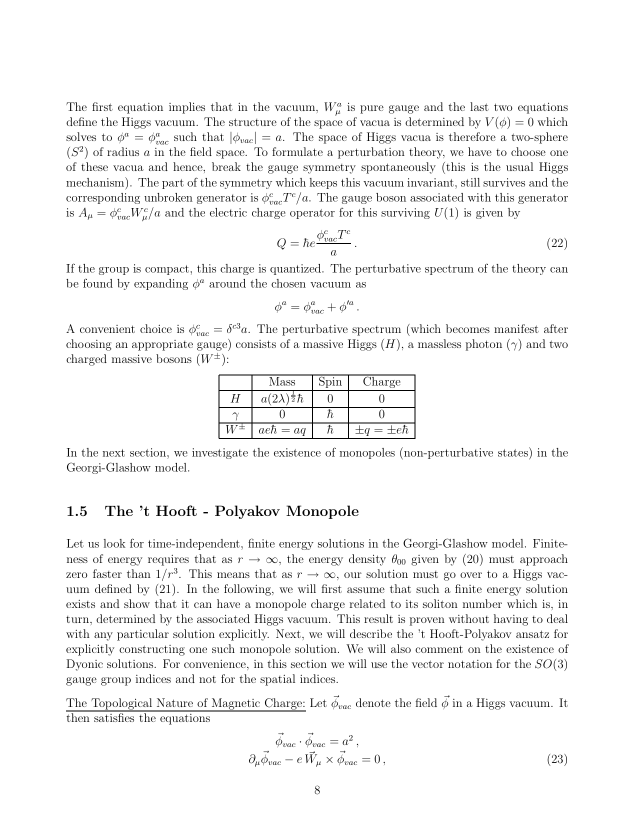
#> input picture 08_source_code/SY02-04_N=2 超对称规范理论中的 S-对偶导引/源码/pages/p09.png, 1275 x 1650 px, given in place of p09.png.png, which was not available (shown at 1/2 size)
$ python lines.py '../../../SY02-04_N=2 超对称规范理论中的 S-对偶导引/源码/pages/p09.png'
#> lines starting #> are read from the running program, lines starting #| are printed output that depends on the picture
# -*- coding: utf-8 -*-
"""列出手写页的文本行带（相对 y 坐标），用于精确定位裁剪区域。
用法: python lines.py t1-02
"""
import sys, os
import numpy as np
from PIL import Image

PAGES = os.path.normpath(os.path.join(os.path.dirname(os.path.abspath(__file__)),
                                      '..', '..', '源码', 'original', 'pages'))
name = sys.argv[1]
im = Image.open(os.path.join(PAGES, name + '.png')).convert('L')
a = np.asarray(im.resize((im.width // 4, im.height // 4)))
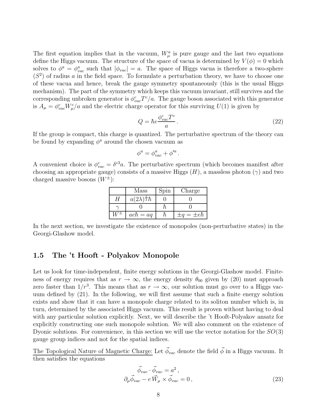
#> a: shape (412, 318); min 32, max 255, mean 244.7
rows = (a < 128).sum(axis=1)
#> rows = 412 values, max 37 at index 256, min 0 at index 0, mean 0.495
thr = max(3, rows.mean() * 0.35)
#> thr = 3
inside = False
start = 0
n = len(rows)
#> n = 412
for i, v in enumerate(rows):
    if v > thr and not inside:
        inside = True
        start = i
    elif v <= thr and inside:
        inside = False
        if i - start > 6:
            print("%.3f-%.3f  h=%d" % (start / n, i / n, i - start))
#> this loop made 412 passes
#> inside on passes 188, 189, 195, 197, 204, 205, 212, 213, 219, 220, 254, 259: True, False, True, False, True, False, True, False, True, False, True, False
#> v on passes 1 to 6: 0, 0, 0, 0, 0, 0
#> after the loop, inside = False; start = 349
if inside:
    print("%.3f-%.3f" % (start / n, 1.0))

$ run again, on 08_source_code/SY02-04_N=2 超对称规范理论中的 S-对偶导引/源码/pages/p25.png
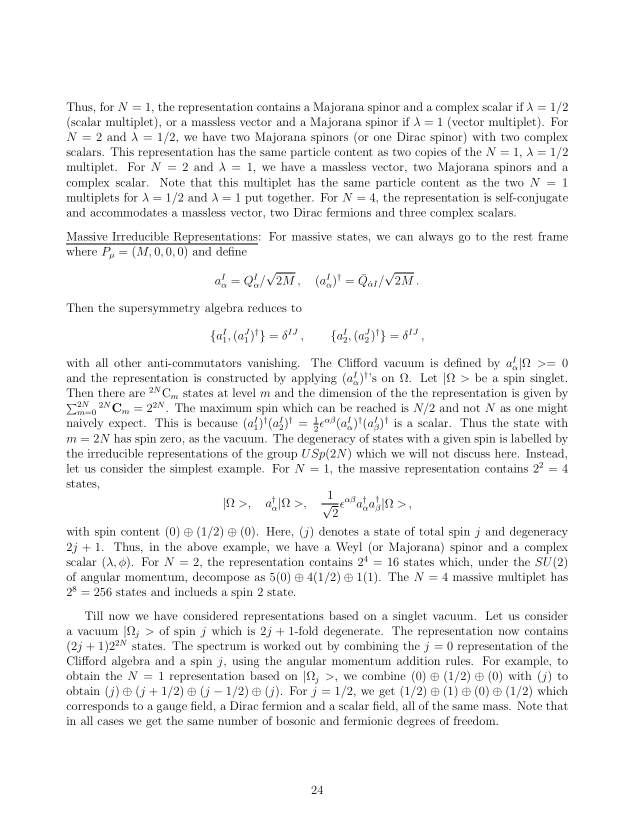
#> input picture 08_source_code/SY02-04_N=2 超对称规范理论中的 S-对偶导引/源码/pages/p25.png, 1275 x 1650 px, given in place of p25.png.png, which was not available (shown at 1/2 size)
#> `a = np.asarray(im.resize((im.width // 4, im.height // 4)))`:
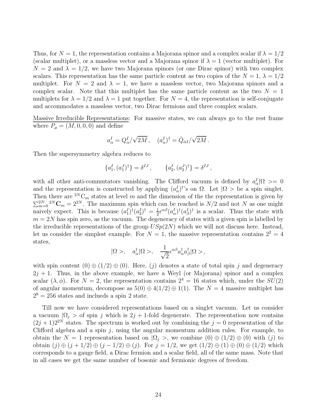
#> a: shape (412, 318); min 60, max 255, mean 244.1
#> rows = 412 values, max 4 at index 250, min 0 at index 0, mean 0.158
#> thr = 3
#> n = 412
#> the loop `for i, v in enumerate(rows):` made 412 passes
#> (inside, start) on pass 251: (True, 250)
#> after the loop `for i, v in enumerate(rows):`: inside = False; start = 250

$ run again, on 08_source_code/SY02-04_N=2 超对称规范理论中的 S-对偶导引/源码/pages/p36.png
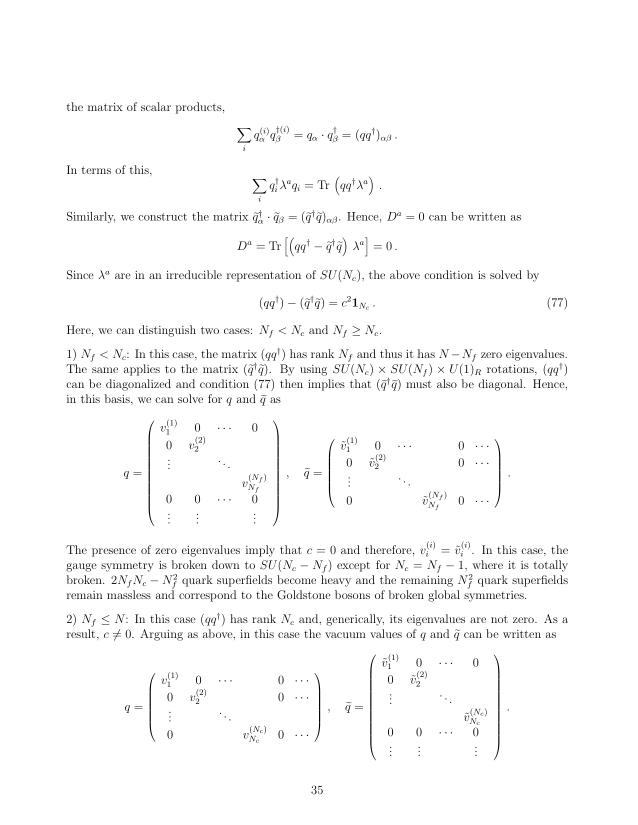
#> input picture 08_source_code/SY02-04_N=2 超对称规范理论中的 S-对偶导引/源码/pages/p36.png, 1275 x 1650 px, given in place of p36.png.png, which was not available (shown at 1/2 size)
#> `a = np.asarray(im.resize((im.width // 4, im.height // 4)))`:
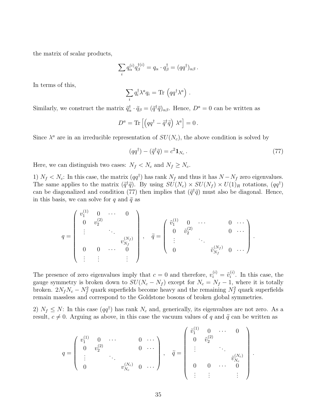
#> a: shape (412, 318); min 74, max 255, mean 249.5
#> rows = 412 values, max 3 at index 163, min 0 at index 0, mean 0.306
#> thr = 3
#> n = 412
#> after the loop `for i, v in enumerate(rows):`: inside = False; start = 0

$ run again, on 08_source_code/SY02-04_N=2 超对称规范理论中的 S-对偶导引/源码/pages/p57.png
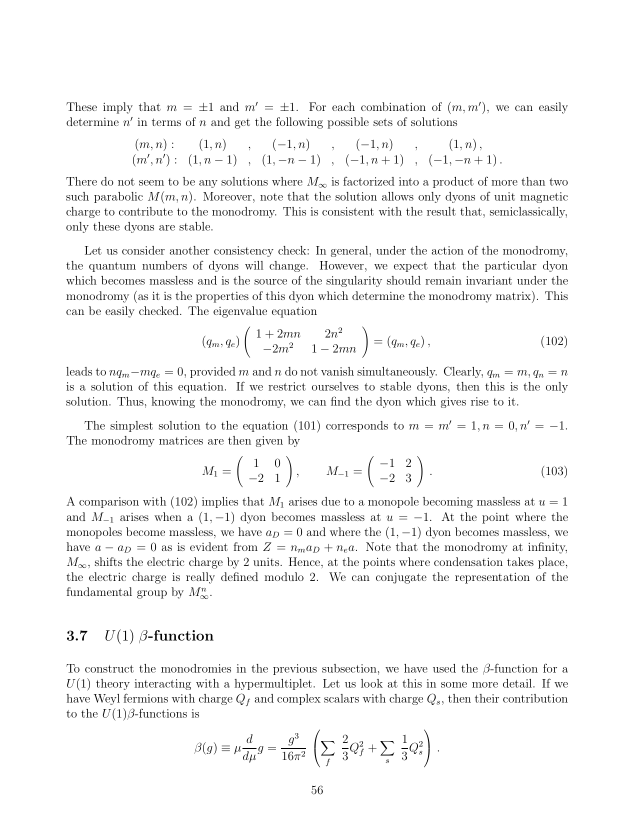
#> input picture 08_source_code/SY02-04_N=2 超对称规范理论中的 S-对偶导引/源码/pages/p57.png, 1275 x 1650 px, given in place of p57.png.png, which was not available (shown at 1/2 size)
#> `a = np.asarray(im.resize((im.width // 4, im.height // 4)))`:
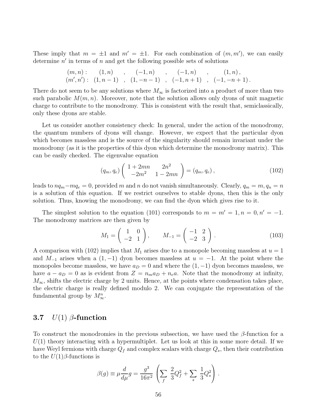
#> a: shape (412, 318); min 46, max 255, mean 245.8
#> rows = 412 values, max 15 at index 318, min 0 at index 0, mean 0.214
#> thr = 3
#> n = 412
#> the loop `for i, v in enumerate(rows):` made 412 passes
#> (inside, start) on passes 316, 318: (True, 315), (True, 317)
#> after the loop `for i, v in enumerate(rows):`: inside = False; start = 317
